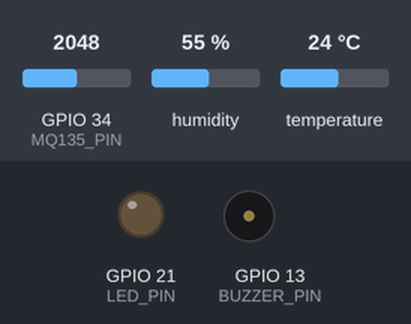
Bench run of a sketch on a simulated ESP32. Shown: output pins drawn as LEDs (lit = HIGH), buzzer (waves = sounding, pin HIGH). The inputs (shaded band) are chosen by the test bench; at power-on: temperature 24 °C, GPIO 34 (MQ135_PIN) = 2048, humidity 55 %. WiFi joins after 1.5 s; servers stay silent unless stated; no MQTT or app messages arrive unless stated; what the sketch prints to the serial monitor is not drawn.

Above: at 2.7 s.
2.8 s: temperature set to 29.2 °C
5.8 s: temperature set to 30.4 °C
At 8.2 s:
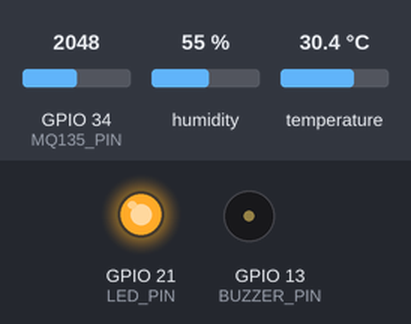
9.1 s: temperature set to 12 °C
At 11.7 s:
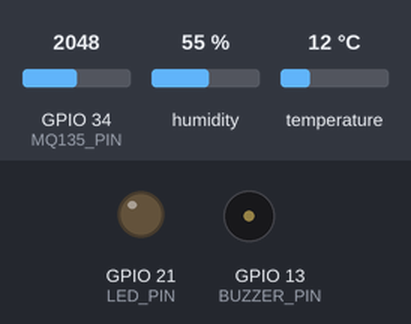
12.1 s: temperature set to 33 °C
At 14.1 s:
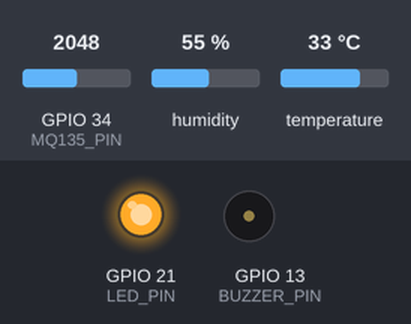
Timing chart, 0 to 15.6 s (numbered marks = the images above; inputs shaded):
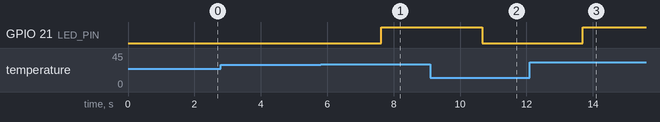

The sketch:

MA_WSN.ino
```cpp
#include <Arduino.h>
#include <DHT.h>
#include <WiFi.h>
#include <PubSubClient.h>

// Pinos para ESP32S
#define DHT_PIN 4           // Sensor DHT22 (GPIO4)
#define LED_PIN 21           // GPIO2: LED
#define MQ135_PIN 34        // GPIO34: Entrada analógica
#define BUZZER_PIN 13       // GPIO13: Buzzer
#define DHT_TYPE DHT22

const float TEMP_CRITICA = 30.0;

// Wi-Fi e MQTT
const char* ssid = "K01b3-2|";
const char* password = "@n0n1m0uS";
const char* mqtt_server = "test.mosquitto.org";

WiFiClient ESP_MA;
PubSubClient client(ESP_MA);
DHT dht(DHT_PIN, DHT_TYPE);

// PWM para buzzer usando nova API (core 3.x)
const int pwmFreq = 2000;
const int pwmResolution = 8;
const int pwmChannel = 0;  // canal 0 (usado em ledcWriteTone)

void setup_wifi() {
  Serial.print("Conectando-se à rede Wi-Fi...");
  WiFi.mode(WIFI_STA);
  WiFi.begin(ssid, password);

  int tentativas = 0;
  while (WiFi.status() != WL_CONNECTED && tentativas < 20) {
    delay(500);
    Serial.print(".");
    tentativas++;
  }

  if (WiFi.status() == WL_CONNECTED) {
    Serial.println("\nWiFi conectado!");
    Serial.print("Endereço IP: ");
    Serial.println(WiFi.localIP());
  } else {
    Serial.println("\nFalha ao conectar! Reiniciando...");
    ESP.restart();
  }
}

void reconnect() {
  while (!client.connected()) {
    Serial.println("Tentando conexão com Servidor MQTT...");
    if (client.connect("ESP_MA")) {
      Serial.println("Conectado ao Servidor MQTT");
    } else {
      Serial.print("Falha na conexão MQTT, erro: ");
      Serial.println(client.state());
      Serial.println("Tentando novamente em 5 segundos...");
      delay(5000);
    }
  }
}

void beep(int frequency, int duration) {
  ledcWriteTone(pwmChannel, frequency);  // liga tom
  delay(duration);
  ledcWriteTone(pwmChannel, 0);          // desliga
}

void publishSensorData(float temp, float hum, float gas) {
  char buffer[50];

  dtostrf(temp, 4, 2, buffer);
  client.publish("sensor/temperatura", buffer);

  dtostrf(hum, 4, 1, buffer);
  client.publish("sensor/umidade", buffer);

  dtostrf(gas, 4, 2, buffer);
  client.publish("sensor/fumaca", buffer);

  Serial.println("📤 Dados publicados no MQTT!");
}

void setup() {
  Serial.begin(115200);
  dht.begin();
  setup_wifi();
  client.setServer(mqtt_server, 1883);

  pinMode(LED_PIN, OUTPUT);
  pinMode(DHT_PIN, INPUT);
  pinMode(BUZZER_PIN, OUTPUT);

  // PWM para buzzer usando ledcAttach (nova API do core 3.x)
  ledcAttach(BUZZER_PIN, pwmFreq, pwmResolution);
}

void loop() {
  if (!client.connected()) {
    reconnect();
  }
  client.loop();

  float temperature = dht.readTemperature();
  float humidity = dht.readHumidity();

  Serial.println("*********************************************");

  if (!isnan(temperature) && !isnan(humidity)) {
    Serial.printf("🌡️ Temperatura: %.2f°C\n", temperature);
    Serial.printf("💧 Humidade: %.1f%%\n", humidity);

    if (temperature >= TEMP_CRITICA) {
      digitalWrite(LED_PIN, HIGH);
      Serial.println("🚨 Temperatura crítica!🚨");
    } else {
      digitalWrite(LED_PIN, LOW);
    }
  } else {
    Serial.println("⚠️ Erro ao ler DHT22!");
  }

  // Leitura do MQ-135
  int gasValue = analogRead(MQ135_PIN);
  float gasPercent = (gasValue / 4095.0) * 100.0;
  Serial.printf("🔥 Concentração de fumaça: %.2f%%\n", gasPercent);

  if (gasPercent > 10.0) {
    Serial.println("🚨 Concentração de fumaça elevada! 🚨");
    int melody[] = {261, 293, 329, 349, 392};
    for (int i = 0; i < 5; i++) {
      beep(melody[i], 200);
    }
  }

  publishSensorData(temperature, humidity, gasPercent);
  Serial.println("*********************************************");

  delay(500);
}
```

Measured:
- the behaviour switches between 29.9 and 30 °C on temperature (found by bisection; images 0 and 1)
- after the input at 2.8 s, every drawn part: stays the same
- after the input at 5.8 s, GPIO 21 (LED_PIN): LOW → HIGH after 1.8 s
- after the input at 9.1 s, GPIO 21 (LED_PIN): HIGH → LOW after 1.6 s
- after the input at 12.1 s, GPIO 21 (LED_PIN): LOW → HIGH after 1.6 s
